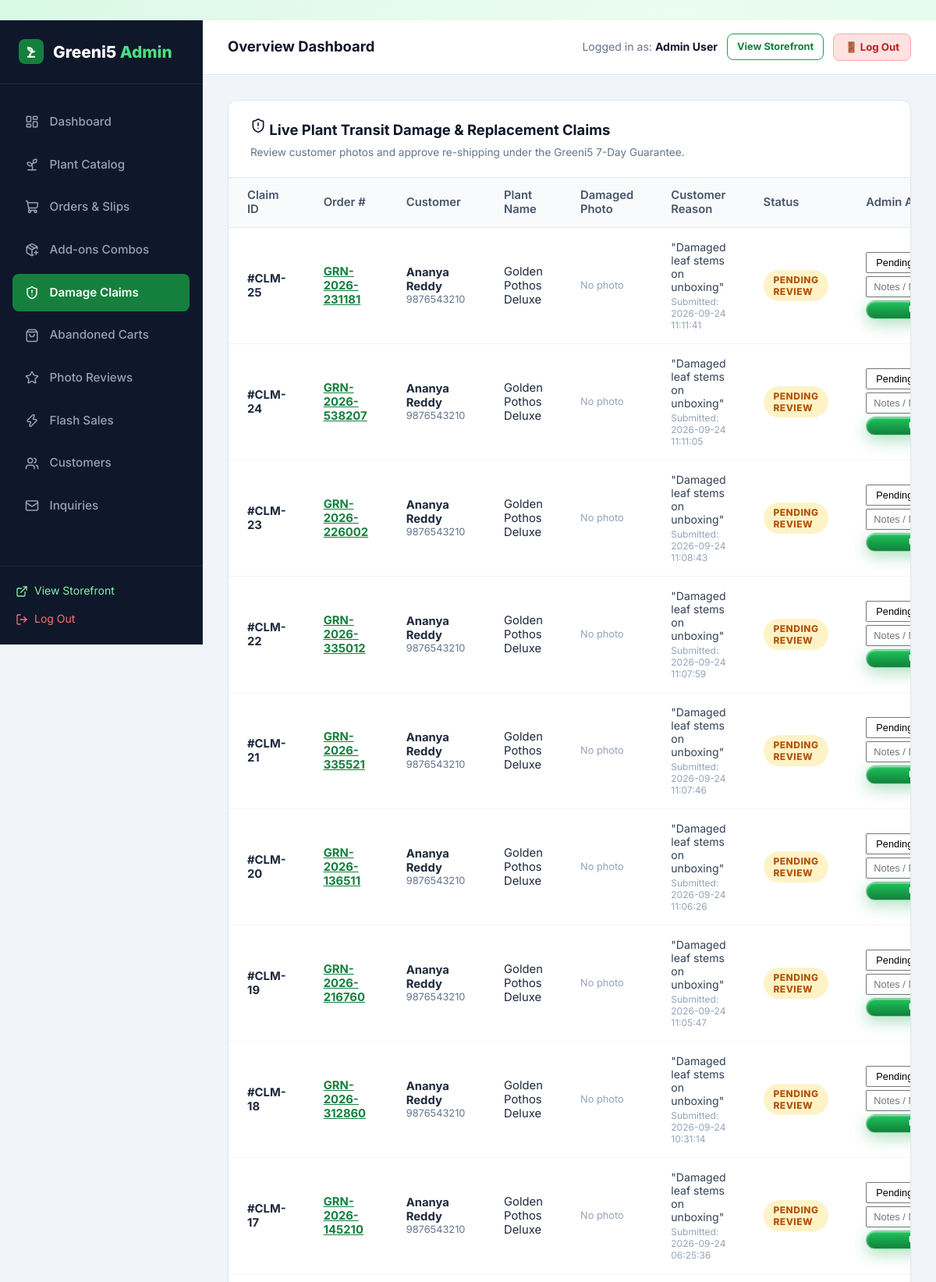
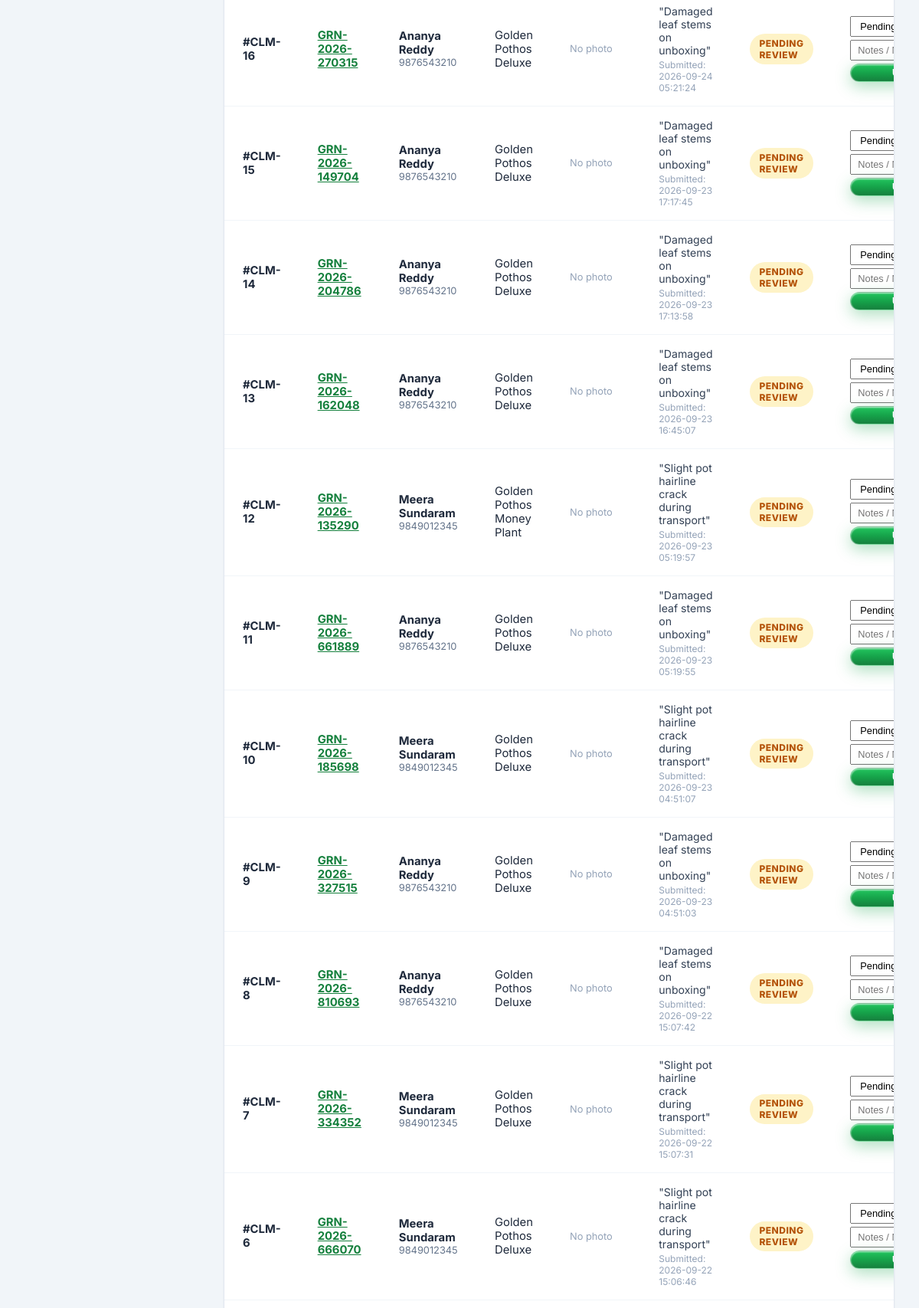
The page /admin/replacements (signed in, upper part) on the database its author committed (2 pictures, top to bottom).
### tables this page shows
CREATE TABLE users (
    id INTEGER PRIMARY KEY AUTOINCREMENT,
    name TEXT NOT NULL,
    email TEXT UNIQUE NOT NULL,
    password_hash TEXT NOT NULL,
    role TEXT NOT NULL DEFAULT 'customer',
    phone TEXT,
    created_at TIMESTAMP DEFAULT CURRENT_TIMESTAMP
);

CREATE TABLE replacement_claims (
        id INTEGER PRIMARY KEY AUTOINCREMENT,
        order_id INTEGER NOT NULL,
        user_id INTEGER,
        plant_name TEXT NOT NULL,
        reason TEXT NOT NULL,
        photo_url TEXT NOT NULL,
        status TEXT DEFAULT 'Pending',
        admin_notes TEXT,
        created_at TIMESTAMP DEFAULT CURRENT_TIMESTAMP,
        resolved_at TIMESTAMP,
        FOREIGN KEY (order_id) REFERENCES orders(id) ON DELETE CASCADE,
        FOREIGN KEY (user_id) REFERENCES users(id) ON DELETE SET NULL
    );

CREATE TABLE orders (
    id INTEGER PRIMARY KEY AUTOINCREMENT,
    order_number TEXT UNIQUE NOT NULL,
    user_id INTEGER,
    customer_name TEXT NOT NULL,
    customer_email TEXT NOT NULL,
    customer_phone TEXT NOT NULL,
    shipping_address TEXT NOT NULL,
    city TEXT NOT NULL,
    state TEXT NOT NULL,
    pincode TEXT NOT NULL,
    payment_method TEXT NOT NULL DEFAULT 'COD',
    payment_status TEXT NOT NULL DEFAULT 'Pending',
    order_status TEXT NOT NULL DEFAULT 'Pending',
    total_amount REAL NOT NULL,
    notes TEXT,
    created_at TIMESTAMP DEFAULT CURRENT_TIMESTAMP, courier_name TEXT DEFAULT '', tracking_number TEXT DEFAULT '', tracking_url TEXT DEFAULT '', invoice_number TEXT DEFAULT '', is_gift INTEGER DEFAULT 0, gift_recipient_name TEXT DEFAULT '', gift_message TEXT DEFAULT '', gift_wrap_fee REAL DEFAULT 0.0,
    FOREIGN KEY (user_id) REFERENCES users(id) ON DELETE SET NULL
);

### app.py (the view)
@app.route('/admin/replacements')
@admin_required
def admin_replacements():
    claims = query_db('''
        SELECT rc.*, o.order_number, o.customer_name, o.customer_phone
        FROM replacement_claims rc
        JOIN orders o ON rc.order_id = o.id
        ORDER BY rc.id DESC
    ''')
    return render_template('admin/replacements.html', claims=claims)

### app.py (called while the page is built)
def admin_required(f):
    @wraps(f)
    def decorated_function(*args, **kwargs):
        if 'user_id' not in session:
            flash('Admin authentication required.', 'warning')
            return redirect(url_for('login', next=request.url))
        user = query_db('SELECT role FROM users WHERE id = ?', (session['user_id'],), one=True)
        if not user or user['role'] != 'admin':
            flash('Access denied. Administrator privileges required.', 'danger')
            return redirect(url_for('index'))
        return f(*args, **kwargs)
    return decorated_function

### database.py (called while the page is built)
def get_db():
    db = getattr(g, '_database', None)
    if db is None:
        db = g._database = sqlite3.connect(DATABASE)
        db.row_factory = sqlite3.Row
        db.execute('PRAGMA foreign_keys = ON;')
    return db

def query_db(query, args=(), one=False):
    cur = get_db().execute(query, args)
    rv = cur.fetchall()
    cur.close()
    return (rv[0] if rv else None) if one else rv

### templates/admin/replacements.html (shortened to what this page needs)
﻿{% extends "admin/base_admin.html" %}
{% block admin_content %}
<div class="admin-card">
  <div class="admin-card-header">
    <div>
      <h3 class="admin-card-title"><i data-lucide="shield-alert" style="width: 20px;"></i> Live Plant Transit Damage & Replacement Claims</h3>
      <p style="font-size: 0.85rem; color: #64748b; margin-top: 4px;">Review customer photos and approve re-shipping under the Greeni5 7-Day Guarantee.</p>
    </div>
  </div>
  <div class="table-responsive">
    <table class="admin-table">
      <thead>
        <tr>
          <th>Claim ID</th>
          <th>Order #</th>
          <th>Customer</th>
          <th>Plant Name</th>
          <th>Damaged Photo</th>
          <th>Customer Reason</th>
          <th>Status</th>
          <th>Admin Action</th>
        </tr>
      </thead>
      <tbody>
        {% for claim in claims %}
        <tr>
          <td><strong>#CLM-{{ claim.id }}</strong></td>
          <td>
            <a href="{{ url_for('admin_orders') }}?search={{ claim.order_number }}" style="color: #15803d; font-weight: 700; text-decoration: underline;">
              {{ claim.order_number }}
            </a>
          </td>
          <td>
            <div><strong>{{ claim.customer_name }}</strong></div>
            <div style="font-size: 0.8rem; color: #64748b;">{{ claim.customer_phone }}</div>
          </td>
          <td>{{ claim.plant_name }}</td>
          <td>
            {% if claim.photo_url %}
              <a href="{{ claim.photo_url }}" target="_blank" title="Click to open full photo">
                <img src="{{ claim.photo_url }}" alt="Damaged plant" style="width: 60px; height: 60px; border-radius: 8px; object-fit: cover; border: 2px solid #ef4444;">
              </a>
            {% else %}
              <span style="color: #94a3b8; font-size: 0.8rem;">No photo</span>
            {% endif %}
          </td>
          <td style="font-size: 0.88rem; color: #334155; max-width: 240px;">
            "{{ claim.reason }}"
            <div style="font-size: 0.75rem; color: #94a3b8; margin-top: 3px;">Submitted: {{ claim.created_at }}</div>
          </td>
          <td>
            {% if claim.status == 'Pending' %}
              <span class="badge badge-pending">Pending Review</span>
            {% elif claim.status == 'Approved' %}
              <span class="badge badge-accepted">Approved</span>
            {% elif claim.status == 'Reshipped' %}
              <span class="badge badge-shipped">Re-Shipped</span>
            {% else %}
              <span class="badge badge-rejected">Rejected</span>
            {% endif %}
          </td>
          <td>
            <form action="{{ url_for('admin_claim_status_update', claim_id=claim.id) }}" method="POST" style="display: flex; flex-direction: column; gap: 4px;">
              <select name="status" class="form-control" style="font-size: 0.8rem; padding: 4px 8px;">
                <option value="Pending" {% if claim.status == 'Pending' %}selected{% endif %}>Pending</option>
              </select>
              <input type="text" name="admin_notes" value="{{ claim.admin_notes or '' }}" placeholder="Notes / New AWB..." class="form-control" style="font-size: 0.8rem; padding: 4px 8px;">
              <button type="submit" class="btn btn-primary btn-sm" style="font-size: 0.75rem; padding: 4px;">Update Status</button>
            </form>
          </td>
        </tr>
        {% endfor %}
      </tbody>
    </table>
  </div>
</div>
{% endblock %}

### templates/admin/base_admin.html (shortened to what this page needs)
<!DOCTYPE html>
<html lang="en">
<head>
  <link rel="stylesheet" href="{{ url_for('static', filename='css/style.css') }}">
  <link rel="stylesheet" href="{{ url_for('static', filename='css/admin.css') }}">
</head>
<body>
<div class="admin-layout">
  <aside class="admin-sidebar">
    <div class="admin-brand">
      <div class="leaf-icon" style="width: 32px; height: 32px; background: #15803d; border-radius: 8px; display: flex; align-items: center; justify-content: center; color: white;">
        <svg width="20" height="20" viewBox="0 0 24 24" fill="none" stroke="#ffffff" stroke-width="2.4" stroke-linecap="round" stroke-linejoin="round">
          <path d="M7 20h10"/>
          <path d="M10 20c0-4.4 2-8 7-8"/>
          <path d="M14 12c-3.5 0-6.5-2.5-7-6 4 0 7 2 7 6Z" fill="rgba(255,255,255,0.25)"/>
          <path d="M10 20v-3"/>
        </svg>
      </div>
      <div>Greeni5 <span>Admin</span></div>
    </div>
    <ul class="admin-nav">
      <li>
        <a href="{{ url_for('admin_dashboard') }}" class="{{ 'active' if request.endpoint == 'admin_dashboard' else '' }}">
          <i data-lucide="layout-dashboard" style="width: 18px;"></i> Dashboard
        </a>
      </li>
      <li>
        <a href="{{ url_for('admin_plants') }}" class="{{ 'active' if request.endpoint in ['admin_plants', 'admin_plant_add', 'admin_plant_edit'] else '' }}">
          <i data-lucide="sprout" style="width: 18px;"></i> Plant Catalog
        </a>
      </li>
      <li>
        <a href="{{ url_for('admin_orders') }}" class="{{ 'active' if request.endpoint == 'admin_orders' else '' }}">
          <i data-lucide="shopping-cart" style="width: 18px;"></i> Orders & Slips
        </a>
      </li>
      <li>
        <a href="{{ url_for('admin_addons') }}" class="{{ 'active' if request.endpoint == 'admin_addons' else '' }}">
          <i data-lucide="package-plus" style="width: 18px;"></i> Add-ons Combos
        </a>
      </li>
      <li>
        <a href="{{ url_for('admin_replacements') }}" class="{{ 'active' if request.endpoint == 'admin_replacements' else '' }}">
          <i data-lucide="shield-alert" style="width: 18px;"></i> Damage Claims
        </a>
      </li>
      <li>
        <a href="{{ url_for('admin_abandoned_carts') }}" class="{{ 'active' if request.endpoint == 'admin_abandoned_carts' else '' }}">
          <i data-lucide="shopping-bag" style="width: 18px;"></i> Abandoned Carts
        </a>
      </li>
      <li>
        <a href="{{ url_for('admin_reviews') }}" class="{{ 'active' if request.endpoint == 'admin_reviews' else '' }}">
          <i data-lucide="star" style="width: 18px;"></i> Photo Reviews
        </a>
      </li>
      <li>
        <a href="{{ url_for('admin_promotions') }}" class="{{ 'active' if request.endpoint == 'admin_promotions' else '' }}">
          <i data-lucide="zap" style="width: 18px;"></i> Flash Sales
        </a>
      </li>
      <li>
        <a href="{{ url_for('admin_customers') }}" class="{{ 'active' if request.endpoint == 'admin_customers' else '' }}">
          <i data-lucide="users" style="width: 18px;"></i> Customers
        </a>
      </li>
      <li>
        <a href="{{ url_for('admin_messages') }}" class="{{ 'active' if request.endpoint == 'admin_messages' else '' }}">
          <i data-lucide="mail" style="width: 18px;"></i> Inquiries
        </a>
      </li>
    </ul>
    <div class="admin-sidebar-footer">
      <a href="{{ url_for('index') }}" style="display: flex; align-items: center; gap: 0.5rem; color: #86efac; font-size: 0.875rem; margin-bottom: 0.75rem;">
        <i data-lucide="external-link" style="width: 16px;"></i> View Storefront
      </a>
      <a href="{{ url_for('logout') }}" style="display: flex; align-items: center; gap: 0.5rem; color: #f87171; font-size: 0.875rem;">
        <i data-lucide="log-out" style="width: 16px;"></i> Log Out
      </a>
    </div>
  </aside>
  <div class="admin-main">
    <header class="admin-topbar">
      <div style="font-weight: 700; font-size: 1.15rem; color: #0f172a;">
        {% block page_title %}Overview Dashboard{% endblock %}
      </div>
      <div style="display: flex; align-items: center; gap: 0.75rem;">
        <span style="font-size: 0.88rem; color: #64748b;">Logged in as: <strong style="color: #0f172a;">{{ current_user.name }}</strong></span>
        <a href="{{ url_for('index') }}" class="btn btn-outline btn-sm" style="font-size: 0.8rem; padding: 6px 12px; border-radius: 8px;">
          View Storefront
        </a>
        <a href="{{ url_for('logout') }}" class="btn btn-sm" style="background: #fee2e2; color: #b91c1c; border: 1.5px solid #fca5a5; font-size: 0.825rem; padding: 6px 14px; border-radius: 8px; font-weight: 700; text-decoration: none;">
          🚪 Log Out
        </a>
      </div>
    </header>
    <main class="admin-content">
      {% block admin_content %}{% endblock %}
    </main>
  </div>
</div>
</body>
</html>

### static/css/style.css (style rules this page uses)
:root { --primary: #16a34a; --primary-hover: #15803d; --primary-glow: rgba(34, 197, 94, 0.4); --primary-light: rgba(220, 252, 231, 0.7); --primary-border: rgba(187, 247, 208, 0.8); --accent: #f59e0b; --text-main: #0e331c; --text-muted: #3d5e49; --text-light: #73947f; --glass-bg: rgba(255, 255, 255, 0.75); --glass-bg-hover: rgba(255, 255, 255, 0.9); --glass-bg-subtle: rgba(240, 253, 244, 0.65); --glass-border: rgba(255, 255, 255, 0.85); --glass-border-green: rgba(134, 239, 172, 0.5); --glass-shadow: 0 10px 30px 0 rgba(22, 101, 52, 0.07), inset 0 1px 1px 0 rgba(255, 255, 255, 0.9); --glass-shadow-hover: 0 18px 40px 0 rgba(22, 163, 74, 0.16), inset 0 1px 2px 0 rgba(255, 255, 255, 1); --glass-blur: blur(16px); --radius-sm: 10px; --radius: 16px; --radius-lg: 24px; --radius-full: 9999px; --transition: all 0.3s cubic-bezier(0.16, 1, 0.3, 1); }
*, *::before, *::after { box-sizing: border-box; margin: 0; padding: 0; }
body { font-family: 'Inter', system-ui, -apple-system, BlinkMacSystemFont, "Segoe UI", Roboto, sans-serif; background-color: #f1fbf4; background-image: radial-gradient(at 0% 0%, rgba(187, 247, 208, 0.45) 0px, transparent 50%), radial-gradient(at 100% 0%, rgba(220, 252, 231, 0.5) 0px, transparent 50%), radial-gradient(at 50% 50%, rgba(240, 253, 244, 0.6) 0px, transparent 60%), radial-gradient(at 100% 100%, rgba(187, 247, 208, 0.4) 0px, transparent 50%); background-attachment: fixed; color: var(--text-main); line-height: 1.6; min-height: 100vh; display: flex; flex-direction: column; }
a { color: inherit; text-decoration: none; transition: var(--transition); }
.btn { display: inline-flex; align-items: center; justify-content: center; gap: 0.5rem; padding: 0.72rem 1.6rem; border-radius: var(--radius-full); font-weight: 700; font-size: 0.95rem; border: 1px solid transparent; cursor: pointer; position: relative; overflow: hidden; transition: var(--transition); }
.btn-primary { background: linear-gradient(180deg, #22c55e 0%, #16a34a 50%, #15803d 100%); color: #ffffff; border: 1px solid rgba(255, 255, 255, 0.45); box-shadow: 0 6px 20px rgba(22, 163, 74, 0.35), inset 0 1px 2px rgba(255, 255, 255, 0.7); position: relative; overflow: hidden; }
.btn-primary::after { content: ''; position: absolute; top: -50%; left: -75%; width: 50%; height: 200%; background: linear-gradient( 60deg, rgba(255, 255, 255, 0) 20%, rgba(255, 255, 255, 0.4) 50%, rgba(255, 255, 255, 0) 80% ); transform: rotate(25deg); transition: all 0.65s ease; pointer-events: none; }
.btn-outline { background: rgba(255, 255, 255, 0.7); backdrop-filter: blur(8px); border: 1.5px solid var(--primary); color: #15803d; box-shadow: var(--shadow-sm); }
.btn-sm { padding: 0.45rem 1.05rem; font-size: 0.85rem; }
.badge { display: inline-flex; align-items: center; gap: 0.25rem; padding: 0.3rem 0.8rem; border-radius: var(--radius-full); font-size: 0.75rem; font-weight: 800; text-transform: uppercase; letter-spacing: 0.5px; backdrop-filter: blur(8px); }
.badge-pending { background: #fef3c7; color: #b45309; }

### rows shown on the page
users: name "Admin User"
replacement_claims: id "25", order_number "GRN-2026-231181", customer_name "Ananya Reddy", customer_phone "9876543210", plant_name "Golden Pothos Deluxe", photo_url "No photo", reason "Damaged leaf stems on unboxing", created_at "2026-09-24 11:11:41", shows "PENDING REVIEW", status "Pending"
replacement_claims: id "24", order_number "GRN-2026-538207", customer_name "Ananya Reddy", customer_phone "9876543210", plant_name "Golden Pothos Deluxe", photo_url "No photo", reason "Damaged leaf stems on unboxing", created_at "2026-09-24 11:11:05", shows "PENDING REVIEW", status "Pending"
replacement_claims: id "23", order_number "GRN-2026-226002", customer_name "Ananya Reddy", customer_phone "9876543210", plant_name "Golden Pothos Deluxe", photo_url "No photo", reason "Damaged leaf stems on unboxing", created_at "2026-09-24 11:08:43", shows "PENDING REVIEW", status "Pending"
replacement_claims: id "22", order_number "GRN-2026-335012", customer_name "Ananya Reddy", customer_phone "9876543210", plant_name "Golden Pothos Deluxe", photo_url "No photo", reason "Damaged leaf stems on unboxing", created_at "2026-09-24 11:07:59", shows "PENDING REVIEW", status "Pending"
replacement_claims: id "21", order_number "GRN-2026-335521", customer_name "Ananya Reddy", customer_phone "9876543210", plant_name "Golden Pothos Deluxe", photo_url "No photo", reason "Damaged leaf stems on unboxing", created_at "2026-09-24 11:07:46", shows "PENDING REVIEW", status "Pending"
replacement_claims: id "20", order_number "GRN-2026-136511", customer_name "Ananya Reddy", customer_phone "9876543210", plant_name "Golden Pothos Deluxe", photo_url "No photo", reason "Damaged leaf stems on unboxing", created_at "2026-09-24 11:06:26", shows "PENDING REVIEW", status "Pending"
replacement_claims: id "19", order_number "GRN-2026-216760", customer_name "Ananya Reddy", customer_phone "9876543210", plant_name "Golden Pothos Deluxe", photo_url "No photo", reason "Damaged leaf stems on unboxing", created_at "2026-09-24 11:05:47", shows "PENDING REVIEW", status "Pending"
replacement_claims: id "18", order_number "GRN-2026-312860", customer_name "Ananya Reddy", customer_phone "9876543210", plant_name "Golden Pothos Deluxe", photo_url "No photo", reason "Damaged leaf stems on unboxing", created_at "2026-09-24 10:31:14", shows "PENDING REVIEW", status "Pending"
replacement_claims: id "17", order_number "GRN-2026-145210", customer_name "Ananya Reddy", customer_phone "9876543210", plant_name "Golden Pothos Deluxe", photo_url "No photo", reason "Damaged leaf stems on unboxing", created_at "2026-09-24 06:25:36", shows "PENDING REVIEW", status "Pending"
replacement_claims: id "16", order_number "GRN-2026-270315", customer_name "Ananya Reddy", customer_phone "9876543210", plant_name "Golden Pothos Deluxe", photo_url "No photo", reason "Damaged leaf stems on unboxing", created_at "2026-09-24 05:21:24", shows "PENDING REVIEW", status "Pending"
replacement_claims: id "15", order_number "GRN-2026-149704", customer_name "Ananya Reddy", customer_phone "9876543210", plant_name "Golden Pothos Deluxe", photo_url "No photo", reason "Damaged leaf stems on unboxing", created_at "2026-09-23 17:17:45", shows "PENDING REVIEW", status "Pending"
replacement_claims: id "14", order_number "GRN-2026-204786", customer_name "Ananya Reddy", customer_phone "9876543210", plant_name "Golden Pothos Deluxe", photo_url "No photo", reason "Damaged leaf stems on unboxing", created_at "2026-09-23 17:13:58", shows "PENDING REVIEW", status "Pending"
replacement_claims: id "13", order_number "GRN-2026-162048", customer_name "Ananya Reddy", customer_phone "9876543210", plant_name "Golden Pothos Deluxe", photo_url "No photo", reason "Damaged leaf stems on unboxing", created_at "2026-09-23 16:45:07", shows "PENDING REVIEW", status "Pending"
replacement_claims: id "12", order_number "GRN-2026-135290", customer_name "Meera Sundaram", customer_phone "9849012345", plant_name "Golden Pothos Money Plant", photo_url "No photo", reason "Slight pot hairline crack during transport", created_at "2026-09-23 05:19:57", shows "PENDING REVIEW", status "Pending"
replacement_claims: id "11", order_number "GRN-2026-661889", customer_name "Ananya Reddy", customer_phone "9876543210", plant_name "Golden Pothos Deluxe", photo_url "No photo", reason "Damaged leaf stems on unboxing", created_at "2026-09-23 05:19:55", shows "PENDING REVIEW", status "Pending"
replacement_claims: id "10", order_number "GRN-2026-185698", customer_name "Meera Sundaram", customer_phone "9849012345", plant_name "Golden Pothos Deluxe", photo_url "No photo", reason "Slight pot hairline crack during transport", created_at "2026-09-23 04:51:07", shows "PENDING REVIEW", status "Pending"
replacement_claims: id "9", order_number "GRN-2026-327515", customer_name "Ananya Reddy", customer_phone "9876543210", plant_name "Golden Pothos Deluxe", photo_url "No photo", reason "Damaged leaf stems on unboxing", created_at "2026-09-23 04:51:03", shows "PENDING REVIEW", status "Pending"
replacement_claims: id "8", order_number "GRN-2026-810693", customer_name "Ananya Reddy", customer_phone "9876543210", plant_name "Golden Pothos Deluxe", photo_url "No photo", reason "Damaged leaf stems on unboxing", created_at "2026-09-22 15:07:42", shows "PENDING REVIEW", status "Pending"
replacement_claims: id "7", order_number "GRN-2026-334352", customer_name "Meera Sundaram", customer_phone "9849012345", plant_name "Golden Pothos Deluxe", photo_url "No photo", reason "Slight pot hairline crack during transport", created_at "2026-09-22 15:07:31", shows "PENDING REVIEW", status "Pending"
replacement_claims: id "6", order_number "GRN-2026-666070", customer_name "Meera Sundaram", customer_phone "9849012345", plant_name "Golden Pothos Deluxe", photo_url "No photo", reason "Slight pot hairline crack during transport", created_at "2026-09-22 15:06:46", shows "PENDING REVIEW", status "Pending"
